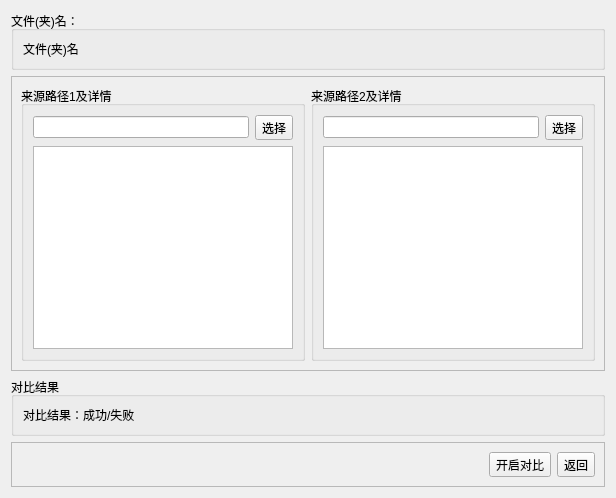
<?xml version="1.0" encoding="UTF-8"?>
<ui version="4.0">
 <class>FileCompareDiffDetailsWin</class>
 <widget class="QWidget" name="FileCompareDiffDetailsWin">
  <property name="geometry">
   <rect>
    <x>0</x>
    <y>0</y>
    <width>616</width>
    <height>498</height>
   </rect>
  </property>
  <property name="windowTitle">
   <string>Form</string>
  </property>
  <layout class="QVBoxLayout" name="verticalLayout">
   <item>
    <widget class="QGroupBox" name="groupBox">
     <property name="title">
      <string>文件(夹)名：</string>
     </property>
     <layout class="QHBoxLayout" name="horizontalLayout">
      <item>
       <widget class="QLabel" name="label">
        <property name="text">
         <string>文件(夹)名</string>
        </property>
       </widget>
      </item>
     </layout>
    </widget>
   </item>
   <item>
    <widget class="QFrame" name="frame">
     <property name="frameShape">
      <enum>QFrame::StyledPanel</enum>
     </property>
     <property name="frameShadow">
      <enum>QFrame::Raised</enum>
     </property>
     <layout class="QHBoxLayout" name="horizontalLayout_4">
      <item>
       <widget class="QGroupBox" name="groupBox_2">
        <property name="title">
         <string>来源路径1及详情</string>
        </property>
        <layout class="QGridLayout" name="gridLayout">
         <item row="0" column="0">
          <widget class="QLineEdit" name="lineEdit"/>
         </item>
         <item row="0" column="1">
          <widget class="QToolButton" name="SelectFile1TBtn">
           <property name="text">
            <string>选择</string>
           </property>
          </widget>
         </item>
         <item row="1" column="0" colspan="2">
          <widget class="QTableWidget" name="tableWidget"/>
         </item>
        </layout>
       </widget>
      </item>
      <item>
       <widget class="QGroupBox" name="groupBox_4">
        <property name="title">
         <string>来源路径2及详情</string>
        </property>
        <layout class="QGridLayout" name="gridLayout_2">
         <item row="0" column="0">
          <widget class="QLineEdit" name="lineEdit_2"/>
         </item>
         <item row="0" column="1">
          <widget class="QToolButton" name="SelectFile2TBtn">
           <property name="text">
            <string>选择</string>
           </property>
          </widget>
         </item>
         <item row="1" column="0" colspan="2">
          <widget class="QTableWidget" name="tableWidget_2"/>
         </item>
        </layout>
       </widget>
      </item>
     </layout>
    </widget>
   </item>
   <item>
    <widget class="QGroupBox" name="groupBox_3">
     <property name="title">
      <string>对比结果</string>
     </property>
     <layout class="QHBoxLayout" name="horizontalLayout_2">
      <item>
       <widget class="QLabel" name="label_2">
        <property name="text">
         <string>对比结果：成功/失败</string>
        </property>
       </widget>
      </item>
     </layout>
    </widget>
   </item>
   <item>
    <widget class="QFrame" name="frame_2">
     <property name="frameShape">
      <enum>QFrame::StyledPanel</enum>
     </property>
     <property name="frameShadow">
      <enum>QFrame::Raised</enum>
     </property>
     <layout class="QHBoxLayout" name="horizontalLayout_3">
      <item>
       <spacer name="horizontalSpacer">
        <property name="orientation">
         <enum>Qt::Horizontal</enum>
        </property>
        <property name="sizeHint" stdset="0">
         <size>
          <width>497</width>
          <height>20</height>
         </size>
        </property>
       </spacer>
      </item>
      <item>
       <widget class="QToolButton" name="OpenDiffTBtn">
        <property name="text">
         <string>开启对比</string>
        </property>
       </widget>
      </item>
      <item>
       <widget class="QToolButton" name="BackTBtn">
        <property name="text">
         <string>返回</string>
        </property>
       </widget>
      </item>
     </layout>
    </widget>
   </item>
  </layout>
 </widget>
 <resources/>
 <connections/>
</ui>
